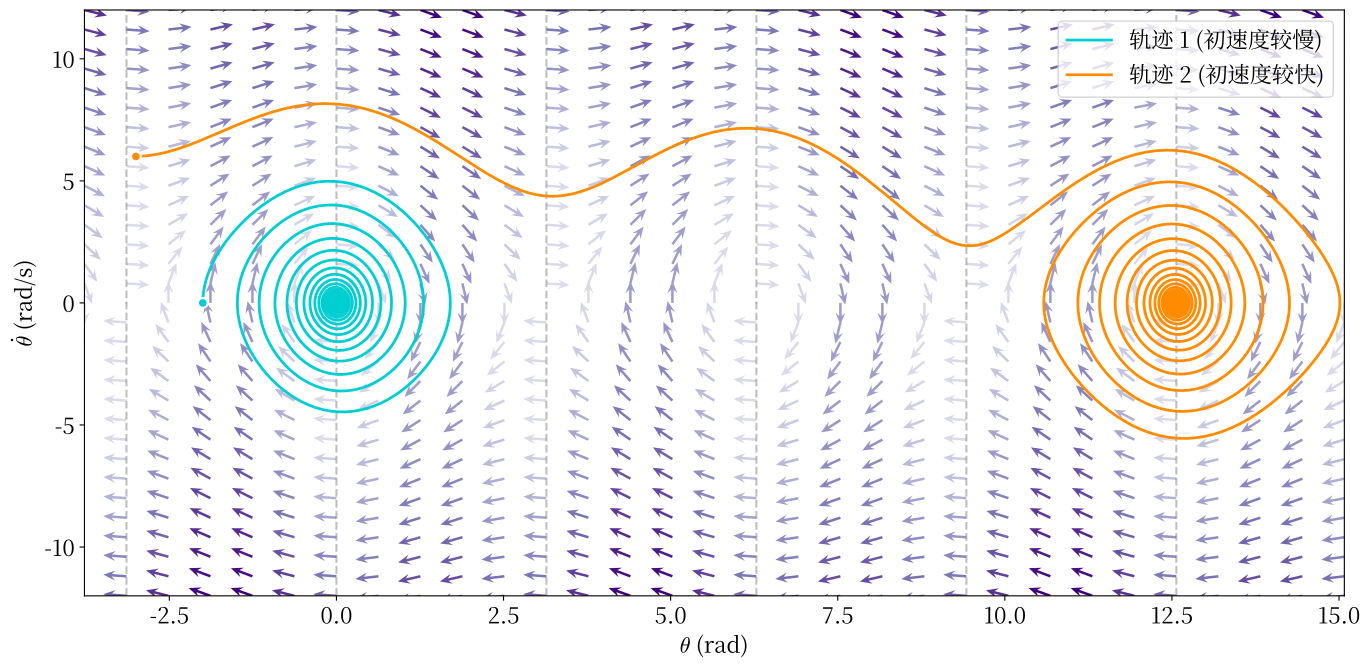

Reproduce this figure in Python.
import os
import numpy as np
import matplotlib.pyplot as plt
from scipy.integrate import solve_ivp
from matplotlib.colors import Normalize, LinearSegmentedColormap
from matplotlib.font_manager import FontProperties

# ================== 字体设置 ==================
# 不使用外部 LaTeX 渲染，避免中文无法识别
plt.rcParams.update({
    'text.usetex': False,

    # 数学公式使用 Computer Modern 风格
    'mathtext.fontset': 'cm',

    # 全局默认字体
    'font.family': 'serif',
    'font.serif': ['Source Han Serif SC', 'Noto Serif CJK SC'],

    'axes.unicode_minus': False,
    'font.size': 16,
    'axes.labelsize': 16,
    'legend.fontsize': 16,
})

# ================== 中文字体 ==================
# 思源宋体
chinese_font = FontProperties(
    family='Source Han Serif SC',
    size=16
)

# ================== 参数设置 ==================
L = 1.0
m = 1.0
g = 9.81
c = 0.2

def pendulum_eq(t, state):
    theta, omega = state
    dtheta_dt = omega
    domega_dt = -(g/L) * np.sin(theta) - (c/(m*L**2)) * omega
    return [dtheta_dt, domega_dt]

# ================== 创建相空间网格 ==================
theta_min, theta_max = -1.2*np.pi, 4.8*np.pi
omega_min, omega_max = -12, 12

n_theta = 31
n_omega = 31

theta_vals = np.linspace(theta_min, theta_max, n_theta)
omega_vals = np.linspace(omega_min, omega_max, n_omega)
Theta, Omega = np.meshgrid(theta_vals, omega_vals)

# ================== 计算向量场 ==================
U = Omega
V = -(g/L) * np.sin(Theta) - (c/(m*L**2)) * Omega
magnitude = np.sqrt(U**2 + V**2)

# ================== 创建图像 ==================
fig, ax = plt.subplots(figsize=(14, 7))

# ============================================================
# 颜色映射
# ============================================================
base_cmap = plt.get_cmap('Purples')

cmap = LinearSegmentedColormap.from_list(
    'DarkPurples',
    base_cmap(np.linspace(0.25, 1.0, 256))
)

vmin = np.percentile(magnitude, 10)
vmax = magnitude.max()

norm = Normalize(
    vmin=vmin,
    vmax=vmax
)

# ============================================================
# 屏幕坐标归一化方向
# ============================================================
dx = theta_max - theta_min
dy = omega_max - omega_min

fig.canvas.draw()

bbox = ax.get_window_extent()

pixel_width = bbox.width
pixel_height = bbox.height

pixel_per_x = pixel_width / dx
pixel_per_y = pixel_height / dy

U_screen = U * pixel_per_x
V_screen = V * pixel_per_y

screen_magnitude = np.sqrt(
    U_screen**2 + V_screen**2
)

screen_magnitude = np.maximum(
    screen_magnitude,
    1e-12
)

U_screen_dir = U_screen / screen_magnitude
V_screen_dir = V_screen / screen_magnitude

# ================== 箭头参数 ==================
arrow_length = 40.0

U_screen_plot = U_screen_dir * arrow_length
V_screen_plot = V_screen_dir * arrow_length

U_plot = U_screen_plot / pixel_per_x
V_plot = V_screen_plot / pixel_per_y

mask = magnitude < 1e-8

U_plot[mask] = 0
V_plot[mask] = 0

# ============================================================
# 绘制向量场
# ============================================================
ax.quiver(
    Theta,
    Omega,
    U_plot,
    V_plot,
    magnitude,
    cmap=cmap,
    norm=norm,
    angles='xy',
    scale_units='xy',
    scale=1,
    pivot='tail',
    width=0.0020,
    headwidth=4.0,
    headlength=4.8,
    headaxislength=3.4
)

# ================== 数值求解轨迹 1 ==================
theta0_1 = -2.0
omega0_1 = 0.0

t_span = (0, 50)

t_eval = np.linspace(
    t_span[0],
    t_span[1],
    2000
)

sol1 = solve_ivp(
    pendulum_eq,
    t_span,
    [theta0_1, omega0_1],
    t_eval=t_eval,
    rtol=1e-8,
    atol=1e-10
)

theta_traj1 = sol1.y[0]
omega_traj1 = sol1.y[1]

# ================== 数值求解轨迹 2 ==================
theta0_2 = -3.0
omega0_2 = 6.0

sol2 = solve_ivp(
    pendulum_eq,
    t_span,
    [theta0_2, omega0_2],
    t_eval=t_eval,
    rtol=1e-8,
    atol=1e-10
)

theta_traj2 = sol2.y[0]
omega_traj2 = sol2.y[1]

# ============================================================
# 绘制轨迹
# ============================================================

# 轨迹 1
line1, = ax.plot(
    theta_traj1,
    omega_traj1,
    color='#00CED1',
    linewidth=2.0,
    label='轨迹 1 (初速度较慢)',
    zorder=3
)

# 轨迹 1 初始状态
ax.plot(
    theta0_1,
    omega0_1,
    'o',
    color='#00CED1',
    markersize=7,
    markeredgecolor='white',
    markeredgewidth=1.5,
    zorder=4
)

# 轨迹 2
line2, = ax.plot(
    theta_traj2,
    omega_traj2,
    color='#FF8C00',
    linewidth=2.0,
    label='轨迹 2 (初速度较快)',
    zorder=3
)

# 轨迹 2 初始状态
ax.plot(
    theta0_2,
    omega0_2,
    'o',
    color='#FF8C00',
    markersize=7,
    markeredgecolor='white',
    markeredgewidth=1.5,
    zorder=4
)

# ================== 坐标轴 ==================
ax.set_xlabel(
    r'$\theta$ (rad)'
)

ax.set_ylabel(
    r'$\dot{\theta}$ (rad/s)'
)

# ================== 图例 ==================
ax.legend(
    handles=[line1, line2],
    loc='upper right',
    prop=chinese_font,
    frameon=True
)

# ================== 网格 ==================
# ax.grid(alpha=0.3)

# ================== 坐标范围 ==================
ax.set_xlim(
    theta_min,
    theta_max
)

ax.set_ylim(
    omega_min,
    omega_max
)

# ================== 标记周期位置 ==================
for k in range(-2, 5):
    ax.axvline(
        x=k*np.pi,
        color='gray',
        linestyle='--',
        alpha=0.5
    )

# ================== 自动布局 ==================
fig.tight_layout()

# ================== 输出 PDF ==================
output_path = os.path.join(
    os.path.dirname(os.path.abspath(__file__)),
    'fig.pdf'
)

fig.savefig(
    output_path,
    format="pdf",
    bbox_inches="tight",
    transparent=True,
)

print(f'Figure saved to: {output_path}')

# ================== 显示图像 ==================
plt.show()
